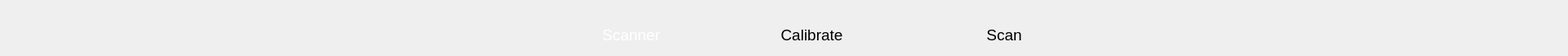
   <widget class="QWidget" name="widget_top" native="true">
    <property name="geometry">
     <rect>
      <x>0</x>
      <y>0</y>
      <width>1919</width>
      <height>68</height>
     </rect>
    </property>
    <property name="minimumSize">
     <size>
      <width>0</width>
      <height>68</height>
     </size>
    </property>
    <property name="maximumSize">
     <size>
      <width>16777215</width>
      <height>68</height>
     </size>
    </property>
    <property name="styleSheet">
     <string notr="true">#widget_top{background-color: qlineargradient(spread:pad, x1:0, y1:0, x2:1, y2:0, stop:0 rgba(23, 61, 95, 255), stop:0.5 rgba(62, 162, 255, 255) , stop:1.0 rgba(23, 61, 96, 255));} </string>
    </property>
    <layout class="QHBoxLayout" name="horizontalLayout_9">
     <property name="spacing">
      <number>0</number>
     </property>
     <property name="leftMargin">
      <number>15</number>
     </property>
     <property name="topMargin">
      <number>0</number>
     </property>
     <property name="rightMargin">
      <number>0</number>
     </property>
     <property name="bottomMargin">
      <number>0</number>
     </property>
     <item>
      <widget class="QWidget" name="widget" native="true"/>
     </item>
     <item>
      <widget class="QLabel" name="label_logo">
       <property name="enabled">
        <bool>false</bool>
       </property>
       <property name="minimumSize">
        <size>
         <width>200</width>
         <height>35</height>
        </size>
       </property>
       <property name="maximumSize">
        <size>
         <width>200</width>
         <height>35</height>
        </size>
       </property>
       <property name="styleSheet">
        <string notr="true">border-image: url(:/images/logo.png);</string>
       </property>
       <property name="text">
        <string/>
       </property>
      </widget>
     </item>
     <item>
      <spacer name="horizontalSpacer_10">
       <property name="orientation">
        <enum>Qt::Horizontal</enum>
       </property>
       <property name="sizeType">
        <enum>QSizePolicy::Expanding</enum>
       </property>
       <property name="sizeHint" stdset="0">
        <size>
         <width>300</width>
         <height>20</height>
        </size>
       </property>
      </spacer>
     </item>
     <item>
      <layout class="QVBoxLayout" name="verticalLayout_5">
       <item>
        <spacer name="verticalSpacer">
         <property name="orientation">
          <enum>Qt::Vertical</enum>
         </property>
         <property name="sizeHint" stdset="0">
          <size>
           <width>20</width>
           <height>13</height>
          </size>
         </property>
        </spacer>
       </item>
       <item>
        <layout class="QHBoxLayout" name="horizontalLayout_6">
         <item>
          <spacer name="horizontalSpacer_4">
           <property name="orientation">
            <enum>Qt::Horizontal</enum>
           </property>
           <property name="sizeHint" stdset="0">
            <size>
             <width>88</width>
             <height>20</height>
            </size>
           </property>
          </spacer>
         </item>
         <item>
          <widget class="QPushButton" name="tab_scanner">
           <property name="minimumSize">
            <size>
             <width>171</width>
             <height>51</height>
            </size>
           </property>
           <property name="maximumSize">
            <size>
             <width>171</width>
             <height>51</height>
            </size>
           </property>
           <property name="font">
            <font>
             <pointsize>14</pointsize>
            </font>
           </property>
           <property name="styleSheet">
            <string notr="true">QPushButton::checked {    
	color: rgb(255, 255, 255);
      border-radius: 2px;
      background-color: qlineargradient(x1: 0, y1: 0, x2: 0, y2: 1,
                                        stop: 0 #141414, stop: 1 #141414);
    
  }
QPushButton {
	color: rgb(0, 0, 0);
      border-radius: 2px;
      background-color: qlineargradient(x1: 0, y1: 0, x2: 0, y2: 1,
                                        stop: 0 #00000000, stop: 1 #00000000);
}</string>
           </property>
           <property name="text">
            <string>Scanner</string>
           </property>
           <property name="icon">
            <iconset resource="images.qrc">
             <normaloff>:/images/Scanner_normal.png</normaloff>
             <activeoff>:/images/Scanner_normal.png</activeoff>
             <activeon>:/images/Scanner_active.png</activeon>
             <selectedoff>:/images/Scanner_active.png</selectedoff>:/images/Scanner_normal.png</iconset>
           </property>
           <property name="iconSize">
            <size>
             <width>24</width>
             <height>24</height>
            </size>
           </property>
           <property name="checkable">
            <bool>true</bool>
           </property>
           <property name="checked">
            <bool>true</bool>
           </property>
           <property name="autoExclusive">
            <bool>true</bool>
           </property>
           <property name="flat">
            <bool>true</bool>
           </property>
          </widget>
         </item>
         <item>
          <spacer name="horizontalSpacer_5">
           <property name="orientation">
            <enum>Qt::Horizontal</enum>
           </property>
           <property name="sizeHint" stdset="0">
            <size>
             <width>40</width>
             <height>20</height>
            </size>
           </property>
          </spacer>
         </item>
         <item>
          <widget class="QPushButton" name="tab_calibrate">
           <property name="enabled">
            <bool>false</bool>
           </property>
           <property name="minimumSize">
            <size>
             <width>191</width>
             <height>51</height>
            </size>
           </property>
           <property name="maximumSize">
            <size>
             <width>191</width>
             <height>51</height>
            </size>
           </property>
           <property name="font">
            <font>
             <pointsize>14</pointsize>
            </font>
           </property>
           <property name="styleSheet">
            <string notr="true">QPushButton::checked {    
	color: rgb(255, 255, 255);
      border-radius: 2px;
      background-color: qlineargradient(x1: 0, y1: 0, x2: 0, y2: 1,
                                        stop: 0 #141414, stop: 1 #141414);
    
  }
QPushButton {
	color: rgb(0, 0, 0);
      border-radius: 2px;
      background-color: qlineargradient(x1: 0, y1: 0, x2: 0, y2: 1,
                                        stop: 0 #00000000, stop: 1 #00000000);
}





</string>
           </property>
           <property name="text">
            <string>Calibrate</string>
           </property>
           <property name="icon">
            <iconset resource="images.qrc">
             <normaloff>:/images/Calibrate_normal.png</normaloff>
             <normalon>:/images/Calibrate_active.png</normalon>:/images/Calibrate_normal.png</iconset>
           </property>
           <property name="iconSize">
            <size>
             <width>24</width>
             <height>24</height>
            </size>
           </property>
           <property name="checkable">
            <bool>true</bool>
           </property>
           <property name="checked">
            <bool>false</bool>
           </property>
           <property name="autoExclusive">
            <bool>true</bool>
           </property>
          </widget>
         </item>
         <item>
          <spacer name="horizontalSpacer_6">
           <property name="orientation">
            <enum>Qt::Horizontal</enum>
           </property>
           <property name="sizeHint" stdset="0">
            <size>
             <width>40</width>
             <height>20</height>
            </size>
           </property>
          </spacer>
         </item>
         <item>
          <widget class="QPushButton" name="tab_scan">
           <property name="minimumSize">
            <size>
             <width>200</width>
             <height>51</height>
            </size>
           </property>
           <property name="maximumSize">
            <size>
             <width>999</width>
             <height>999</height>
            </size>
           </property>
           <property name="font">
            <font>
             <pointsize>14</pointsize>
            </font>
           </property>
           <property name="styleSheet">
            <string notr="true">QPushButton::checked {    
	color: rgb(255, 255, 255);
      border-radius: 2px;
      background-color: qlineargradient(x1: 0, y1: 0, x2: 0, y2: 1,
                                        stop: 0 #141414, stop: 1 #141414);
    
  }
QPushButton {
	color: rgb(0, 0, 0);
      border-radius: 2px;
      background-color: qlineargradient(x1: 0, y1: 0, x2: 0, y2: 1,
                                        stop: 0 #00000000, stop: 1 #00000000);
}</string>
           </property>
           <property name="text">
            <string>Scan</string>
           </property>
           <property name="icon">
            <iconset resource="images.qrc">
             <normaloff>:/images/Scan_normal.png</normaloff>
             <normalon>:/images/Scan_active.png</normalon>:/images/Scan_normal.png</iconset>
           </property>
           <property name="iconSize">
            <size>
             <width>24</width>
             <height>24</height>
            </size>
           </property>
           <property name="checkable">
            <bool>true</bool>
           </property>
           <property name="checked">
            <bool>false</bool>
           </property>
           <property name="autoExclusive">
            <bool>true</bool>
           </property>
          </widget>
         </item>
         <item>
          <spacer name="horizontalSpacer_7">
           <property name="orientation">
            <enum>Qt::Horizontal</enum>
           </property>
           <property name="sizeHint" stdset="0">
            <size>
             <width>40</width>
             <height>20</height>
            </size>
           </property>
          </spacer>
         </item>
        </layout>
       </item>
      </layout>
     </item>
     <item>
      <spacer name="horizontalSpacer_8">
       <property name="orientation">
        <enum>Qt::Horizontal</enum>
       </property>
       <property name="sizeHint" stdset="0">
        <size>
         <width>550</width>
         <height>20</height>
        </size>
       </property>
      </spacer>
     </item>
    </layout>
   </widget>
